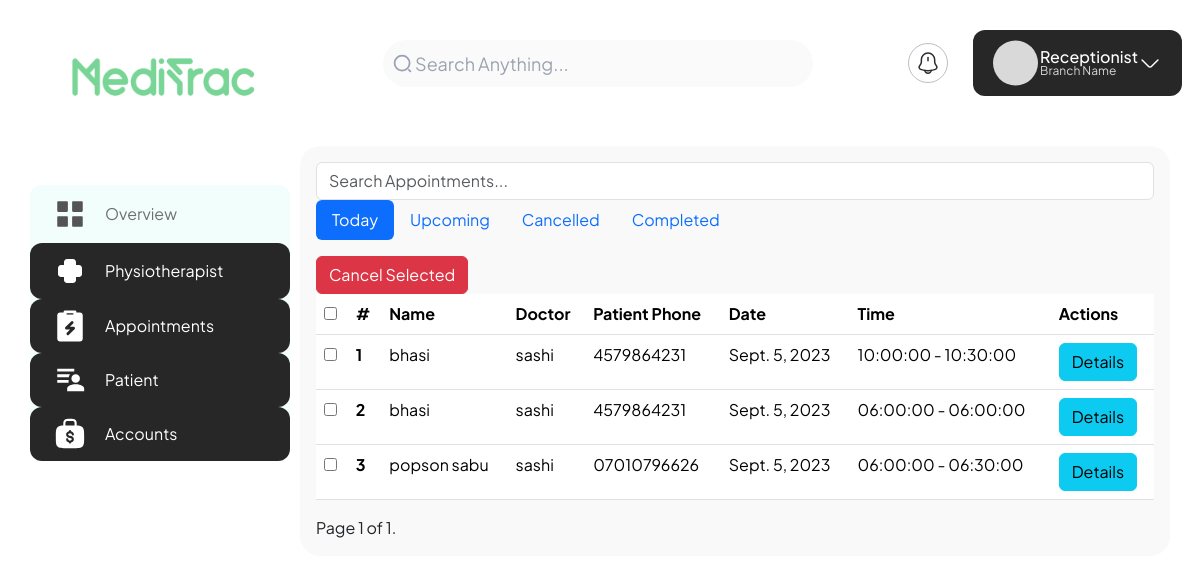
Page /reception/appointment/list/?status=today on the committed database.
### receptionist/models.py (models this page shows, shortened)
class Appointment(models.Model):
    patient = models.ForeignKey(Patient, on_delete=models.CASCADE, related_name='appointments')
    therapist = models.ForeignKey(Therapist, on_delete=models.CASCADE, related_name='appointments')
    time_slot = models.ForeignKey(TimeSlot, on_delete=models.SET_NULL, null=True, related_name='appointments')
    appointment_date = models.DateField()
    created_at = models.DateTimeField(auto_now_add=True)
    updated_at = models.DateTimeField(auto_now=True)
    status = models.CharField(max_length=20, choices=APPOINTMENT_STATUS, default=PENDING)
    invoice = models.OneToOneField('Invoice', null=True, blank=True, on_delete=models.SET_NULL, related_name='related_appointment')
    class Meta:
        unique_together = ('therapist', 'time_slot', 'appointment_date')
        ordering = ['appointment_date', 'time_slot']

class Patient(models.Model):
    name = models.CharField(max_length=100, null=True, blank=True)
    address = models.TextField()
    specialities = models.ManyToManyField('Speciality')
    branch = models.ForeignKey('Branch', on_delete=models.CASCADE)
    phone = models.CharField(max_length=15)
    date_of_birth = models.DateField()
    gender = models.CharField(max_length=10, choices=GENDER_CHOICES)
    height = models.DecimalField(max_digits=5, decimal_places=2, null=True, blank=True)
    weight = models.DecimalField(max_digits=5, decimal_places=2, null=True, blank=True)
    blood_group = models.CharField(max_length=5, choices=BLOOD_GROUP_CHOICES, null=True, blank=True)
    notes = models.TextField(null=True, blank=True)
    profile_photo = models.ImageField(upload_to='receptionist/patients/', default='default/bear.png')
    email = models.EmailField(max_length=255, unique=True, default='unknown@email.com')
    password = models.CharField(max_length=128, null=True, blank=True)
    date_added = models.DateTimeField(auto_now_add=True)
    patient_id = models.CharField(max_length=10, unique=True)
    tags = models.ManyToManyField(Tag, blank=True)

class Therapist(models.Model):
    name = models.CharField(max_length=100)
    address = models.TextField()
    qualification = models.CharField(max_length=200)  # Added Qualification
    specialities = models.ManyToManyField(Speciality)
    branch = models.ForeignKey(Branch, on_delete=models.CASCADE)
    phone = models.CharField(max_length=15)
    date_of_birth = models.DateField()
    GENDER_CHOICES = [('male', 'Male'), ('female', 'Female')]
    gender = models.CharField(max_length=6, choices=GENDER_CHOICES)
    appointment_interval = models.PositiveIntegerField()  # Changed name to appointment_interval
    working_days = models.ManyToManyField(WorkingDay, through='TherapistWorkingDay')  # Through an intermediary model
    is_active = models.BooleanField(default=True)
    profile_photo = models.ImageField(upload_to='receptionist/therapists/', blank=True, null=True)

class TimeSlot(models.Model):
    start_time = models.TimeField()
    end_time = models.TimeField()
    def __str__(self):
        return f"{self.start_time} - {self.end_time}"

### receptionist/views.py (the view)
# urls.py: path('appointment/list/', views.list_appointments, name='list_appointments'),
def list_appointments(request):
    is_ajax = request.headers.get('X-Requested-With') == 'XMLHttpRequest'
    if request.method == 'GET' and is_ajax:
        search_query = request.GET.get('search', '')
        status_filter = request.GET.get('status', 'all')
        appointments = Appointment.objects.filter(
            Q(patient__user__first_name__icontains=search_query) |
            Q(therapist__name__icontains=search_query) |
            Q(appointment_date__icontains=search_query)
        )
        if status_filter == 'today':
            appointments = appointments.filter(appointment_date=timezone.now().date())
        elif status_filter == 'upcoming':
            appointments = appointments.filter(appointment_date__gt=timezone.now().date())
        elif status_filter == 'cancelled':
            appointments = appointments.filter(status='Cancelled')
        elif status_filter == 'completed':
            appointments = appointments.filter(status='Completed')
        appointments = appointments.values('id', 'patient__name', 'therapist__name', 'appointment_date', 'status', 'time_slot__name', 'patient__phone')
        return JsonResponse(list(appointments), safe=False)
    else:
        search_query = request.GET.get('search', '')
        status_filter = request.GET.get('status', 'all')
        selected_appointments = request.GET.get('selected_appointments', '')
        appointments = Appointment.objects.filter(
                Q(patient__name__icontains=search_query) |  # changed from patient__user__first_name to patient__name
                Q(therapist__name__icontains=search_query) |
                Q(appointment_date__icontains=search_query)
            )
        if status_filter == 'today':
            appointments = appointments.filter(appointment_date=timezone.now().date())
        elif status_filter == 'upcoming':
            appointments = appointments.filter(appointment_date__gt=timezone.now().date())
        elif status_filter == 'cancelled':
            appointments = appointments.filter(status='Cancelled')
        elif status_filter == 'completed':
            appointments = appointments.filter(status='Completed')
        paginator = Paginator(appointments, 10)
        page_number = request.GET.get('page')
        page_appointments = paginator.get_page(page_number)
        context = {
            'appointments': page_appointments,
            'search_query': search_query,
            'status_filter': status_filter
        }
        return render(request, 'reception/list_appointments.html', context)

### templates/reception/list_appointments.html (shortened to what this page needs)
{% extends 'reception/base.html' %}
{% block content %}
  <div class="form-group">
    <input type="text" class="form-control" id="search" placeholder="Search Appointments..." value="{{ search_query }}">
  </div>
  <ul class="nav nav-pills mb-3">
    <li class="nav-item">
      <a class="nav-link {% if status_filter == 'today' %}active{% endif %}" href="?status=today">Today</a>
    </li>
    <li class="nav-item">
      <a class="nav-link {% if status_filter == 'upcoming' %}active{% endif %}" href="?status=upcoming">Upcoming</a>
    </li>
    <li class="nav-item">
      <a class="nav-link {% if status_filter == 'cancelled' %}active{% endif %}" href="?status=cancelled">Cancelled</a>
    </li>
    <li class="nav-item">
      <a class="nav-link {% if status_filter == 'completed' %}active{% endif %}" href="?status=completed">Completed</a>
    </li>
  </ul>
  <form method="POST" action="">
    <button type="submit" name="cancel_selected" class="btn btn-danger">Cancel Selected</button>
    <table class="table">
      <thead>
        <tr>
          <th scope="col"><input type="checkbox" id="select_all"></th>
          <th scope="col">#</th>
          <th scope="col">Name</th>
          <th scope="col">Doctor</th>
          <th scope="col">Patient Phone</th>
          <th scope="col">Date</th>
          <th scope="col">Time</th>
          <th scope="col">Actions</th>
        </tr>
      </thead>
      <tbody>
        {% for appointment in appointments %}
          <tr>
            <td><input type="checkbox" class="select_item" name="selected_appointments" value="{{ appointment.id }}"></td>
            <th scope="row">{{ forloop.counter }}</th>
            <td>{{ appointment.patient.name }}</td>
            <td>{{ appointment.therapist.name }}</td>
            <td>{{ appointment.patient.phone }}</td>
            <td>{{ appointment.appointment_date }}</td>
            <td>{{ appointment.time_slot }}</td>
            <td>
              <button type="button" class="btn btn-info" data-toggle="modal" data-target="#profileCard{{ appointment.id }}">Details</button>
          </td>
        </tr>
      {% endfor %}
    </tbody>
  </table>
  <div class="pagination">
    <span class="step-links">
        <span class="current">
            Page {{ appointments.number }} of {{ appointments.paginator.num_pages }}.
        </span>
    </span>
  </div>
{% endblock %}

### static/css/panel_style.css (style rules this page uses)
* { margin: 0; padding: 0; box-sizing: border-box; font-family: 'Plus Jakarta Sans', sans-serif; }
:root { --blue-color: #4070f4; --grey-color: #707070; }

### rows in the picture
Appointment: patient.name "bhasi", therapist.name "sashi", patient.phone "4579864231", appointment_date "Sept. 5, 2023", time_slot "10:00:00 - 10:30:00"
Appointment: patient.name "bhasi", therapist.name "sashi", patient.phone "4579864231", appointment_date "Sept. 5, 2023", time_slot "06:00:00 - 06:00:00"
Appointment: patient.name "popson sabu", therapist.name "sashi", patient.phone "07010796626", appointment_date "Sept. 5, 2023", time_slot "06:00:00 - 06:30:00"

### other values in the picture
{{ appointments.number }} "1"
{{ appointments.paginator.num_pages }} "1"
